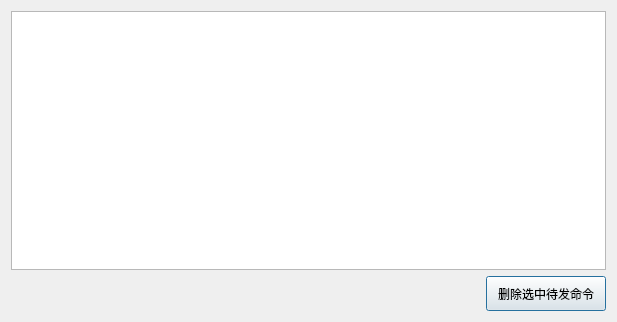
<?xml version="1.0" encoding="UTF-8"?>
<ui version="4.0">
 <class>ReadySendDialog</class>
 <widget class="QDialog" name="ReadySendDialog">
  <property name="geometry">
   <rect>
    <x>0</x>
    <y>0</y>
    <width>617</width>
    <height>322</height>
   </rect>
  </property>
  <property name="windowTitle">
   <string>待发送列表</string>
  </property>
  <layout class="QVBoxLayout" name="verticalLayout">
   <item>
    <widget class="QTableView" name="tv1"/>
   </item>
   <item>
    <layout class="QHBoxLayout" name="horizontalLayout">
     <item>
      <spacer name="horizontalSpacer">
       <property name="orientation">
        <enum>Qt::Horizontal</enum>
       </property>
       <property name="sizeHint" stdset="0">
        <size>
         <width>40</width>
         <height>20</height>
        </size>
       </property>
      </spacer>
     </item>
     <item>
      <widget class="QPushButton" name="delRowBtn">
       <property name="minimumSize">
        <size>
         <width>120</width>
         <height>35</height>
        </size>
       </property>
       <property name="text">
        <string>删除选中待发命令</string>
       </property>
      </widget>
     </item>
    </layout>
   </item>
  </layout>
 </widget>
 <resources/>
 <connections/>
</ui>
